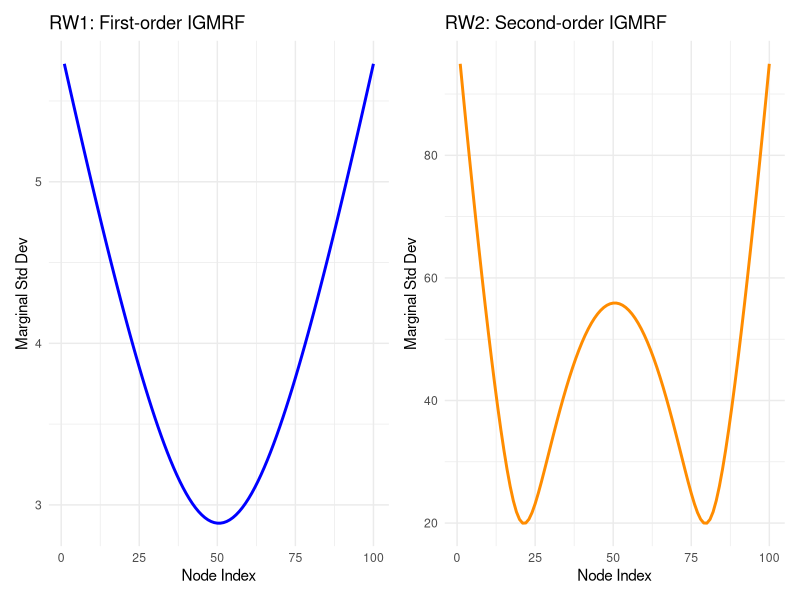

The R source for this figure:
#install.packages("patchwork")
# Load required packages
library(MASS)
library(ggplot2)
library(dplyr)
library(tidyr)
library(patchwork)

# Number of nodes
n <- 100

# Function to create RW1 precision matrix
rw1_precision <- function(n) {
  Q <- matrix(0, n, n)
  diag(Q) <- 2
  Q[cbind(1:(n-1), 2:n)] <- -1
  Q[cbind(2:n, 1:(n-1))] <- -1
  Q[1, 1] <- Q[n, n] <- 1  # Fix edges
  return(Q)
}

# Function to create RW2 precision matrix (with second-order penalties)
rw2_precision <- function(n) {
  Q <- matrix(0, n, n)
  for (i in 3:n) {
    Q[i, i] <- Q[i, i] + 1
    Q[i, i-1] <- Q[i, i-1] - 2
    Q[i, i-2] <- Q[i, i-2] + 1
    
    Q[i-1, i] <- Q[i-1, i] - 2
    Q[i-1, i-1] <- Q[i-1, i-1] + 4
    Q[i-1, i-2] <- Q[i-1, i-2] - 2
    
    Q[i-2, i] <- Q[i-2, i] + 1
    Q[i-2, i-1] <- Q[i-2, i-1] - 2
    Q[i-2, i-2] <- Q[i-2, i-2] + 1
  }
  return(Q)
}

# Build precision matrices
Q_rw1 <- rw1_precision(n)
Q_rw2 <- rw2_precision(n)

# Compute generalized inverses
Sigma_rw1 <- ginv(Q_rw1)
Sigma_rw2 <- ginv(Q_rw2)

# Marginal standard deviations
std_rw1 <- sqrt(diag(Sigma_rw1))
std_rw2 <- sqrt(diag(Sigma_rw2))

# Create tidy data for ggplot2
df <- data.frame(
  index = 1:n,
  RW1 = std_rw1,
  RW2 = std_rw2
) %>%
  pivot_longer(cols = c("RW1", "RW2"), names_to = "Model", values_to = "StdDev")

#split the data frame for each model

df_rw1 <- df %>% filter(Model == "RW1")
df_rw2 <- df %>% filter(Model == "RW2")

# RW1 plot
p1 <- ggplot(df_rw1, aes(x = index, y = StdDev)) +
  geom_line(color = "blue", size = 1) +
  labs(title = "RW1: First-order IGMRF", x = "Node Index", y = "Marginal Std Dev") +
  theme_minimal()

# RW2 plot
p2 <- ggplot(df_rw2, aes(x = index, y = StdDev)) +
  geom_line(color = "darkorange", size = 1) +
  labs(title = "RW2: Second-order IGMRF", x = "Node Index", y = "Marginal Std Dev") +
  theme_minimal()

print(p1 + p2)  #required for patchwork to combine plots

# Compute geometric means (reference std devs)
sigma_ref_rw1 <- exp(mean(log(std_rw1)))
sigma_ref_rw2 <- exp(mean(log(std_rw2)))

cat(sprintf("Reference Std Dev RW1: %.2f\n", sigma_ref_rw1))
cat(sprintf("Reference Std Dev RW2: %.2f\n", sigma_ref_rw2))
